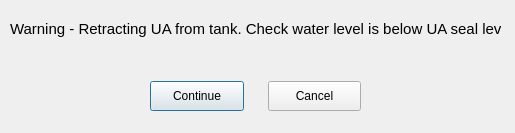
<?xml version="1.0" encoding="UTF-8"?>
<ui version="4.0">
 <class>retracting_ua_warn</class>
 <widget class="QDialog" name="retracting_ua_warn">
  <property name="geometry">
   <rect>
    <x>0</x>
    <y>0</y>
    <width>515</width>
    <height>133</height>
   </rect>
  </property>
  <property name="sizePolicy">
   <sizepolicy hsizetype="Fixed" vsizetype="Fixed">
    <horstretch>0</horstretch>
    <verstretch>0</verstretch>
   </sizepolicy>
  </property>
  <property name="minimumSize">
   <size>
    <width>515</width>
    <height>133</height>
   </size>
  </property>
  <property name="maximumSize">
   <size>
    <width>515</width>
    <height>133</height>
   </size>
  </property>
  <property name="windowTitle">
   <string>Dialog</string>
  </property>
  <widget class="QLabel" name="label">
   <property name="geometry">
    <rect>
     <x>10</x>
     <y>20</y>
     <width>491</width>
     <height>18</height>
    </rect>
   </property>
   <property name="sizePolicy">
    <sizepolicy hsizetype="Fixed" vsizetype="Fixed">
     <horstretch>0</horstretch>
     <verstretch>0</verstretch>
    </sizepolicy>
   </property>
   <property name="font">
    <font>
     <pointsize>11</pointsize>
    </font>
   </property>
   <property name="text">
    <string>Warning - Retracting UA from tank. Check water level is below UA seal level</string>
   </property>
  </widget>
  <widget class="QWidget" name="">
   <property name="geometry">
    <rect>
     <x>150</x>
     <y>80</y>
     <width>211</width>
     <height>32</height>
    </rect>
   </property>
   <layout class="QHBoxLayout" name="cont_cancel_horz">
    <property name="spacing">
     <number>24</number>
    </property>
    <item>
     <widget class="QPushButton" name="continue_button">
      <property name="minimumSize">
       <size>
        <width>70</width>
        <height>30</height>
       </size>
      </property>
      <property name="maximumSize">
       <size>
        <width>100</width>
        <height>16777215</height>
       </size>
      </property>
      <property name="text">
       <string>Continue</string>
      </property>
     </widget>
    </item>
    <item>
     <widget class="QPushButton" name="cancel_button">
      <property name="minimumSize">
       <size>
        <width>70</width>
        <height>30</height>
       </size>
      </property>
      <property name="maximumSize">
       <size>
        <width>100</width>
        <height>16777215</height>
       </size>
      </property>
      <property name="text">
       <string>Cancel</string>
      </property>
     </widget>
    </item>
   </layout>
  </widget>
 </widget>
 <resources/>
 <connections/>
</ui>
